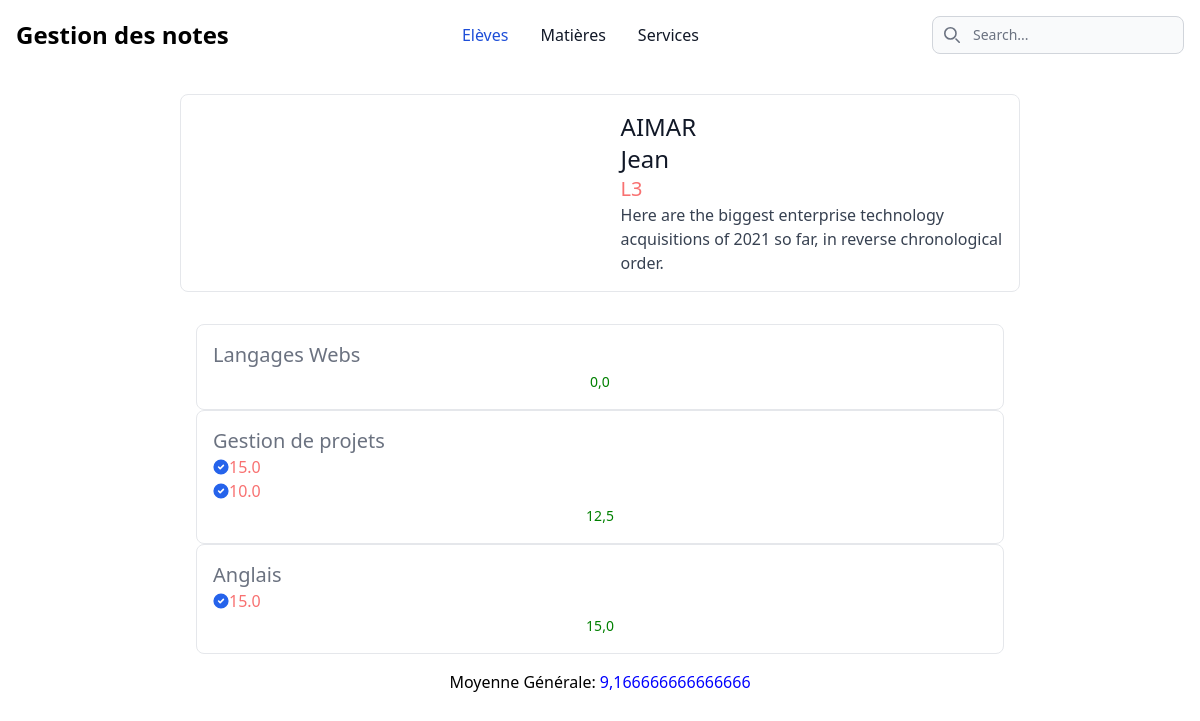
The app's page /notes/eleve/90153598/ with its own data.
### notes/models.py (models this page shows, shortened)
class Personne(models.Model):
    nom = models.CharField(max_length=50)
    prenom = models.CharField(max_length=50)
    date_naissance = models.DateField()
    sexe = models.CharField(max_length=100,choices=(('M','Masculin'),('F','Feminin')))
    class Meta:
        abstract = True

class Eleve(Personne):
    id = models.IntegerField(primary_key=True)
    niveau = models.ForeignKey(Niveau,on_delete=models.CASCADE)
    class Meta:
        verbose_name_plural = "Elèves"

class Niveau(models.Model):
    nom = models.CharField(unique=True,max_length=2)
    class Meta:
        verbose_name_plural = "Niveaux"
    def __str__(self) -> str:
        return self.nom

class Matiere(models.Model):
    nom = models.CharField(unique=True,max_length=50)
    enseignant = models.ForeignKey(Enseignant,on_delete=models.CASCADE)
    niveaus = models.ManyToManyField('Niveau')
    class Meta:
        verbose_name_plural = "Matières"
    def __str__(self) -> str:
        return self.nom

class Note(models.Model):
    valeur = models.FloatField(null=True)
    eleve = models.ForeignKey(Eleve,on_delete=models.CASCADE)
    matiere = models.ForeignKey(Matiere,on_delete=models.CASCADE)
    def __str__(self) -> str:
        return str(self.valeur)

### notes/views.py (the view)
# urls.py: path('eleve/<int:id>/', views.eleve, name="eleve"),
def eleve(request, id):
    try:
        eleve = Eleve.objects.get(id=id)
        matieres = eleve.niveau.matiere_set.all()
        moyennes =  calcul_moyenne_eleve_par_matiere(matieres)
        moyennne_generale = moyenne_generale_eleve(moyennes)
        context = {
            'eleve': eleve,
            'matieres':zip(moyennes,matieres),
            "moyennes":moyennes,
            "moyenne_generale":moyennne_generale
        }
    except Eleve.DoesNotExist:
        raise Http404("Cet eleve n'existe pas")
    return render(request, 'eleves/details.html',context )

### notes/methodes/methods_eleve.py (called while the page is built)
def calcul_moyenne_eleve_par_matiere(matieres):
    moyennes = []
    for matiere in matieres:
        moyenne = matiere.note_set.aggregate(Avg('valeur',default=0))['valeur__avg']
        moyennes.append(moyenne)
    return moyennes

def moyenne_generale_eleve(moyennes):
    moyenne = sum(moyennes) / len(moyennes)
    return moyenne

### notes/templates/eleves/details.html (shortened to what this page needs)
{% extends 'notes/index.html' %} {% block content %}
<a href="#"
    class="flex flex-col items-center bg-white border border-gray-200 rounded-lg shadow md:flex-row md:max-w-xl hover:bg-gray-100 dark:border-gray-700 dark:bg-gray-800 dark:hover:bg-gray-700">
    <div class="flex flex-col justify-between p-4 leading-normal">
        <h5 class="mb-2 text-2xl font-bold tracking-tight text-gray-900 dark:text-white">
            {{ eleve.nom|upper }}
        </h5>
        <h6 class="mb-2 text-2xl font-bold tracking-tight text-gray-900 dark:text-white">
            {{ eleve.prenom }}
        </h6>
        <span class="text-xl text-red-400">{{ eleve.niveau }}</span>
        <p class="mb-3 font-normal text-gray-700 dark:text-gray-400">
            Here are the biggest enterprise technology acquisitions of 2021 so far, in
            reverse chronological order.
        </p>
    </div>
</a>
<div style="margin-top: 1rem;padding: 1rem;"
    class="grid grid-cols-1 grid-rows-1 md:grid-cols-4">
    {% for matiere in matieres%}
    <div
        class=" w-full max-w-sm p-4 m-1  bg-white border border-gray-200 rounded-lg shadow sm:p-8 dark:bg-gray-800 dark:border-gray-700">
        <h5 class="mb-4 text-xl font-medium text-gray-500 dark:text-gray-400">{{ matiere.1 }}</h5>
        <ul role="list" class="space-y-5 my-7">
            {% for note in matiere.1.note_set.all %}
            <li class="flex items-center">
                <span class="text-base font-normal leading-tight text-red-400 dark:text-red-400 ms-3">{{ note }}</span>
            </li>
            {% endfor %}
            {% if matiere.0 != None %}
            <h4  style="color: green;" class="text-green-600  rounded-lg text-sm px-5 py-2.5 inline-flex justify-center w-full text-center">{{ matiere.0 }}</h4>
            {% endif %}
        </ul>
    </div>
    {% endfor %}
</div>
<h1 style=" text-align: center;" class="border-gray-200 rounded-lg">Moyenne Générale: <span style="color: blue;">{{ moyenne_generale }}</span></h1>
{% endblock content %}

### records on screen
Eleve: nom "AIMAR", prenom "Jean", niveau "L3"
Matiere: nom "Langages Webs", matiere "0,0"
Matiere: nom "Gestion de projets", matiere "12,5"
Note: valeur "15.0"
Note: valeur "10.0"
Matiere: nom "Anglais", matiere "15,0"
Note: valeur "15.0"

### other values on screen
{{ moyenne_generale }} "9,166666666666666"
